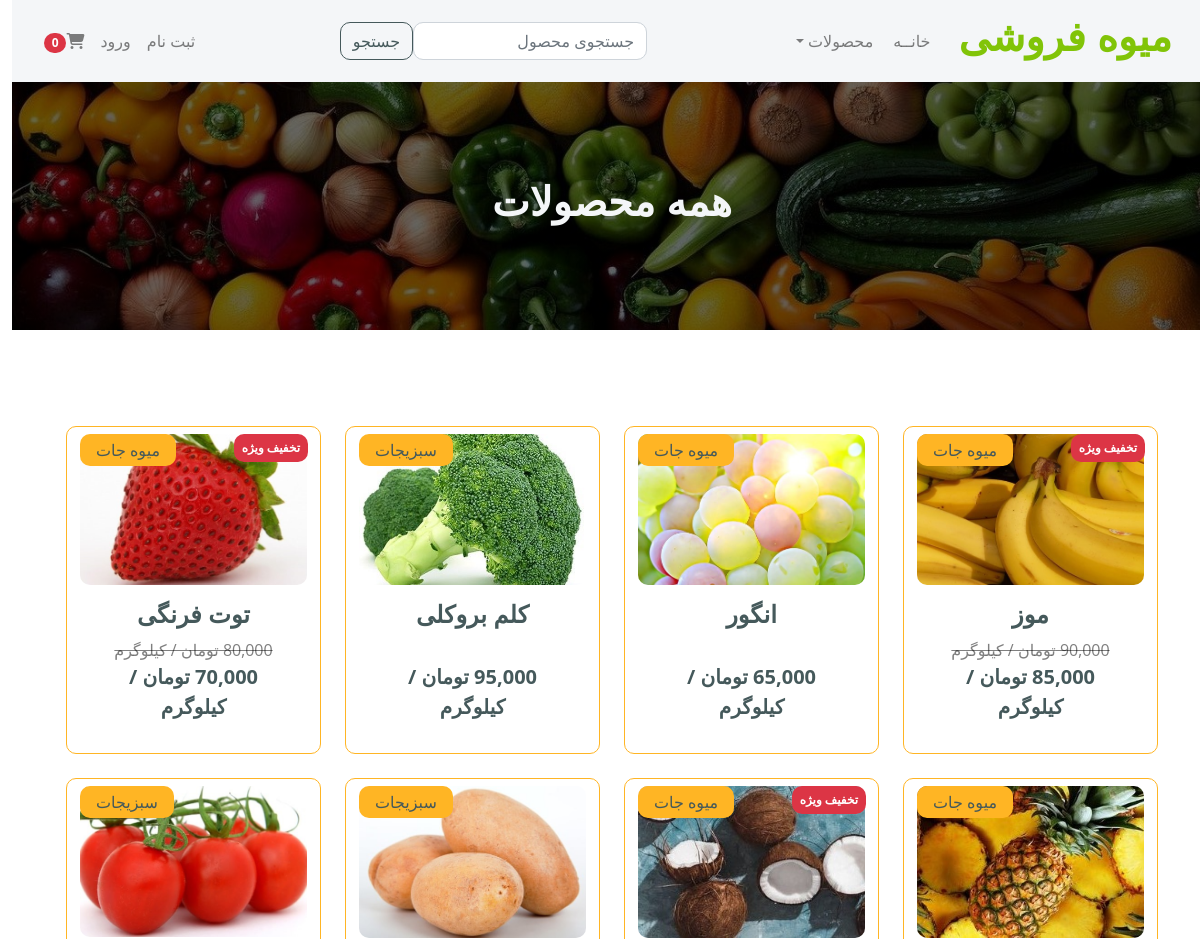
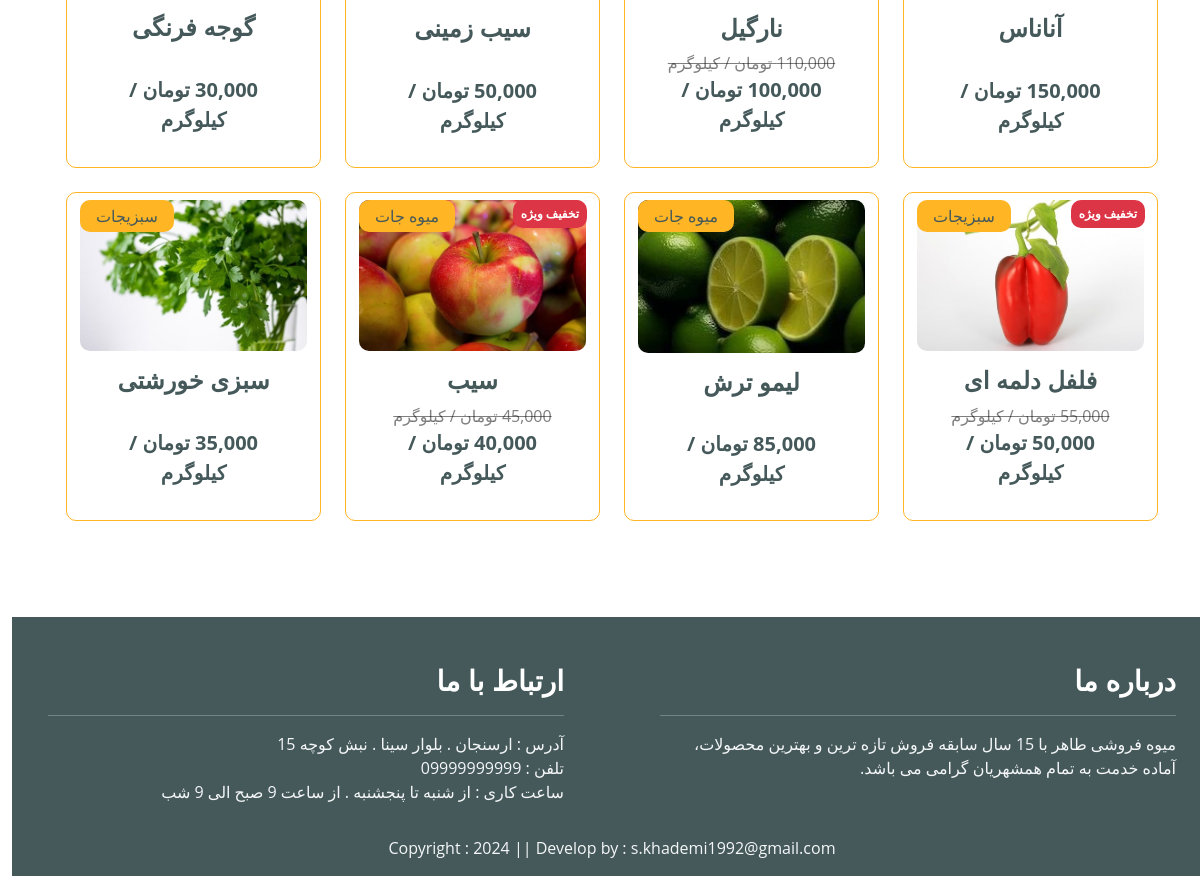
The page /all_products/ on the database its author committed (2 pictures, top to bottom).
### store/models.py (models this page shows, shortened)
class Product(models.Model):
    name = models.CharField(max_length=100)
    price = models.DecimalField(default=0, decimal_places=0, max_digits=12)
    category = models.ForeignKey(Category, on_delete=models.CASCADE, default=1)
    description = models.CharField(max_length=250, default='', blank=True, null=True)
    image = models.ImageField(upload_to='uploads/product/')
    is_sale = models.BooleanField(default=False)
    sale_price = models.DecimalField(default=0, decimal_places=0, max_digits=12)

class Category(models.Model):
    name = models.CharField(max_length=50)
    def __str__(self):
        return self.name
    class Meta:
        verbose_name_plural = "Categories"

### store/views.py (the view)
# urls.py: path('all_products/', views.all_products, name='all_products'),
def all_products(request):
    products = Product.objects.all()
    return render(request, 'all_products.html', locals())

### cart/cart.py (called while the page is built)
    def __len__(self):
        return len(self.cart)

### cart/context_processors.py (called while the page is built)
def cart(request):
    return {'cart': Cart(request)}

### store/templates/all_products.html
{% extends 'base.html' %}
{% load static %}
{% load humanize %}
{% block main-content %}
<div class="header py-lg-5">
    <div class="text-center py-5">
        <h1 class="text-light">همه محصولات</h1>
    </div>
</div>
<div class="container-fluid py-5">
    <div class="container rounded py-5">
        <div class="row row-cols-1 row-cols-md-2 row-cols-lg-4 g-4">
        {% for product in products %}
        {% if product.is_sale %}
            <div class="col">
                <div class="card h-100 border border-secondary">
                    <a href="{% url 'product_detail' product.id %}" class="btn">
                        <div class="rounded">
                            <div class="badge bg-danger text-white position-absolute p-2" style="top: 7px; right: 12px;">تخفیف ویژه</div>
                            <img src="{{ product.image.url }}" class="img-fluid w-100 rounded" alt="" style="max-width: 100%">
                        </div>
                        <div class="text-dark bg-secondary px-3 py-1 rounded position-absolute " style="top: 7px; left: 13px;">{{ product.category }}</div>
                        <div class="card-body">
                            <h4 class="text-dark text-center">{{ product.name }}</h4>
                            <div class="justify-content-between text-center">
                                <strike class="text-black-50">{{ product.price | intcomma }} تومان / کیلوگرم</strike>
                                <p class="text-dark fs-5 fw-bold mb-2">{{ product.sale_price | intcomma }} تومان / کیلوگرم</p>
                            </div>
                        </div>
                    </a>
                </div>
            </div>
        {% else %}
            <div class="col">
                <div class="card h-100 border border-secondary">
                    <a href="{% url 'product_detail' product.id %}" class="btn">
                        <div class="rounded">
                            <img src="{{ product.image.url }}" class="img-fluid w-100 rounded" alt="" style="max-width: 100%">
                        </div>
                        <div class="text-dark bg-secondary px-3 py-1 rounded position-absolute " style="top: 7px; left: 13px;">{{ product.category }}</div>
                        <div class="card-body">
                            <h4 class="text-dark text-center pb-4">{{ product.name }}</h4>
                            <p class="text-dark text-center fs-5 fw-bold mb-2">{{ product.price | intcomma }} تومان / کیلوگرم</p>
                        </div>
                    </a>
                </div>
            </div>
        {% endif %}
        {% endfor %}
        </div>
    </div>
</div>
{% endblock main-content %}

### static/css/style.css (style rules this page uses)
* { margin: 0; padding: 0; box-sizing: border-box; }
.header { background: linear-gradient(rgba(0, 0, 0, 0.6), rgba(0, 0, 0, 0.6)), url("../image/header-pages2.jpg"); background-position: center center; width: 100%; background-repeat: no-repeat; background-size: cover; }

### rows shown on the page
Product: image (picture), category "میوه جات", name "موز", price "90,000", sale_price "85,000"
Product: image (picture), category "میوه جات", name "انگور", price "65,000"
Product: image (picture), category "سبزیجات", name "کلم بروکلی", price "95,000"
Product: image (picture), category "میوه جات", name "توت فرنگی", price "80,000", sale_price "70,000"
Product: image (picture), category "میوه جات", name "آناناس", price "150,000"
Product: image (picture), category "میوه جات", name "نارگیل", price "110,000", sale_price "100,000"
Product: image (picture), category "سبزیجات", name "سیب زمینی", price "50,000"
Product: image (picture), category "سبزیجات", name "گوجه فرنگی", price "30,000"
Product: image (picture), category "سبزیجات", name "فلفل دلمه ای", price "55,000", sale_price "50,000"
Product: image (picture), category "میوه جات", name "لیمو ترش", price "85,000"
Product: image (picture), category "میوه جات", name "سیب", price "45,000", sale_price "40,000"
Product: image (picture), category "سبزیجات", name "سبزی خورشتی", price "35,000"
